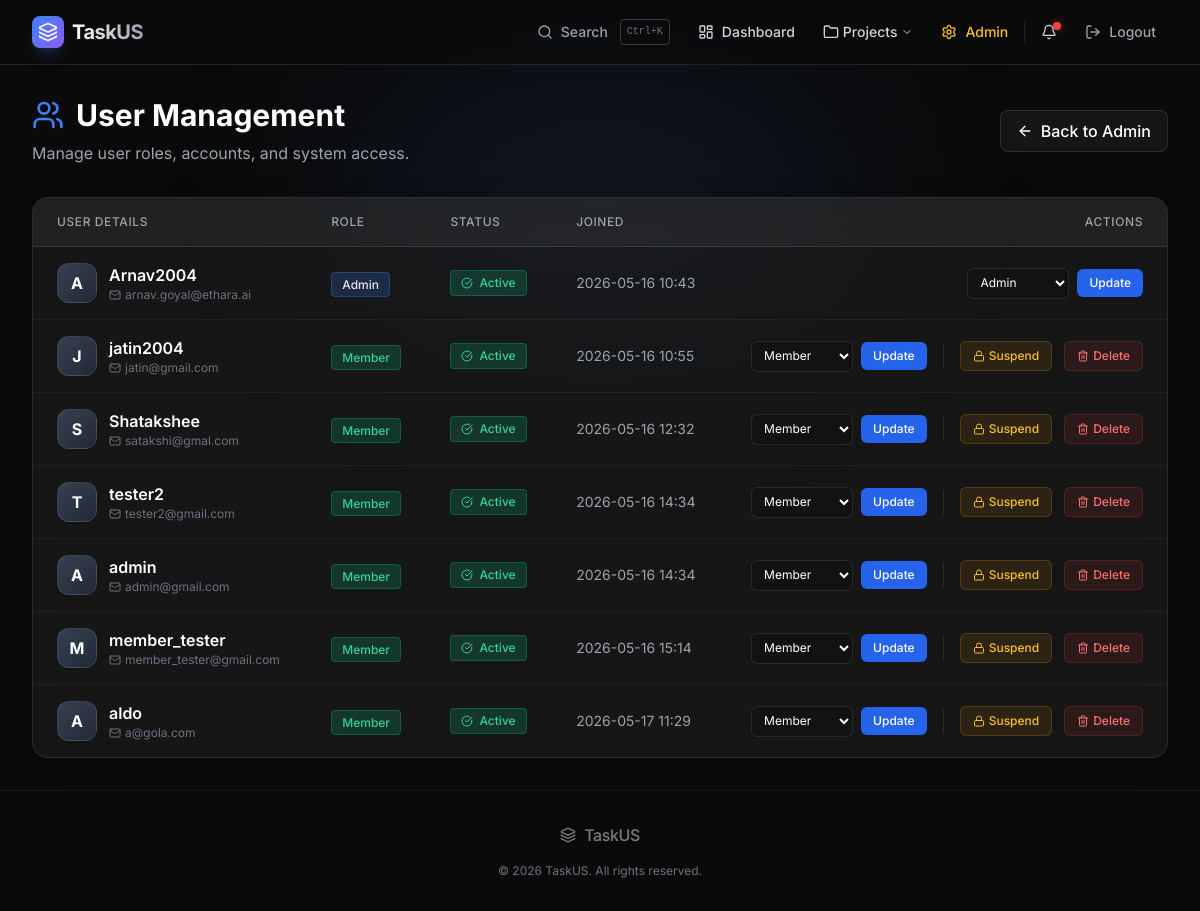
Page /admin/users (signed in) on the committed database.
### app.py (models this page shows, shortened)
class User(db.Model):
    __tablename__ = 'users'
    id = db.Column(db.Integer, primary_key=True)
    username = db.Column(db.String(80), unique=True, nullable=False)
    email = db.Column(db.String(120), unique=True, nullable=False)
    password_hash = db.Column(db.String(256), nullable=False)
    role = db.Column(db.String(16), nullable=False, default='Member')
    is_suspended = db.Column(db.Boolean, default=False)
    created_at = db.Column(db.DateTime, default=datetime.utcnow)
    created_projects = db.relationship('Project', backref='owner', lazy=True)
    tasks_created = db.relationship('Task', foreign_keys='Task.created_by_id', backref='creator', lazy=True)
    membership = db.relationship('ProjectMember', backref='user', lazy=True)
    task_assignments = db.relationship('TaskAssignee', backref='user', lazy=True)

### app.py (the view)
    def wrapped(*args, **kwargs):
        user = current_user()
        if not user or user.role != 'Admin':
            flash('Admin access required.', 'error')
            return redirect(url_for('dashboard'))
        return view(*args, **kwargs)

### app.py (called while the page is built)
def current_user():
    user_id = session.get('user_id')
    if not user_id:
        return None
    return User.query.get(user_id)

@app.context_processor
def inject_global_data():
    user = current_user()
    if user:
        unread_notifications = Notification.query.filter_by(user_id=user.id, is_read=False).order_by(Notification.created_at.desc()).all()
        if user.role == 'Admin':
            all_projects = Project.query.order_by(Project.name).all()
        else:
            all_projects = Project.query.join(ProjectMember).filter(ProjectMember.user_id == user.id).order_by(Project.name).all()
        return dict(unread_notifications=unread_notifications, global_projects=all_projects)
    return dict(unread_notifications=[], global_projects=[])

def admin_required(view):
    def wrapped(*args, **kwargs):
        user = current_user()
        if not user or user.role != 'Admin':
            flash('Admin access required.', 'error')
            return redirect(url_for('dashboard'))
        return view(*args, **kwargs)
    wrapped.__name__ = view.__name__
    return wrapped

@app.after_request
def add_header(response):
    if 'user_id' not in session:
        response.headers['Cache-Control'] = 'no-store, no-cache, must-revalidate, post-check=0, pre-check=0, max-age=0'
        response.headers['Pragma'] = 'no-cache'
        response.headers['Expires'] = '-1'
    return response

@app.route('/admin/users', methods=['GET'])
@admin_required
def admin_users():
    users = User.query.all()
    return render_template('admin_users.html', users=users)

@app.context_processor
def utility_processor():
    return {'current_user': current_user, 'format_overdue': format_overdue}

### templates/admin_users.html (shortened to what this page needs)
{% extends 'base.html' %}
{% block content %}
<div class="mb-8 flex flex-col sm:flex-row sm:items-center justify-between gap-4">
    <div>
        <h1 class="text-3xl font-bold text-white flex items-center gap-3">
            <i data-lucide="users" class="w-8 h-8 text-brand-500"></i>
            User Management
        </h1>
        <p class="mt-2 text-gray-400">Manage user roles, accounts, and system access.</p>
    </div>
    <a href="{{ url_for('admin_dashboard') }}" class="inline-flex items-center px-4 py-2 bg-white/5 hover:bg-white/10 border border-white/10 text-white rounded-lg font-medium transition-all duration-200 backdrop-blur-sm">
        <i data-lucide="arrow-left" class="w-4 h-4 mr-2"></i>
        Back to Admin
    </a>
</div>
<div class="glass-card rounded-2xl border border-white/10 overflow-hidden">
    {% if users %}
        <div class="overflow-x-auto">
            <table class="w-full text-left border-collapse min-w-[900px]">
                <thead>
                    <tr class="bg-white/5 border-b border-white/10 text-xs text-gray-400 uppercase tracking-wider">
                        <th class="py-4 px-6 font-medium">User Details</th>
                        <th class="py-4 px-6 font-medium">Role</th>
                        <th class="py-4 px-6 font-medium">Status</th>
                        <th class="py-4 px-6 font-medium">Joined</th>
                        <th class="py-4 px-6 font-medium text-right">Actions</th>
                    </tr>
                </thead>
                <tbody class="divide-y divide-white/5">
                    {% for user in users %}
                        <tr class="hover:bg-white/5 transition-colors">
                            <td class="py-4 px-6">
                                <div class="flex items-center gap-3">
                                    <div class="w-10 h-10 rounded-xl bg-gradient-to-br from-gray-700 to-gray-800 flex items-center justify-center text-white font-bold border border-white/10 shadow-sm">{{ user.username[0] | upper }}</div>
                                    <div class="flex flex-col">
                                        <span class="text-white font-semibold">{{ user.username }}</span>
                                        <span class="text-xs text-gray-500 flex items-center gap-1"><i data-lucide="mail" class="w-3 h-3"></i> {{ user.email }}</span>
                                    </div>
                                </div>
                            </td>
                            <td class="py-4 px-6">
                                {% if user.role == 'Admin' %}
                                    <span class="px-2.5 py-1 rounded text-xs font-medium bg-brand-500/20 text-brand-400 border border-brand-500/30">Admin</span>
                                {% else %}
                                    <span class="px-2.5 py-1 rounded text-xs font-medium bg-emerald-500/20 text-emerald-400 border border-emerald-500/30">Member</span>
                                {% endif %}
                            </td>
                            <td class="py-4 px-6">
                                {% if user.is_suspended %}
                                    <span class="inline-flex items-center gap-1.5 px-2.5 py-1 rounded text-xs font-medium bg-amber-500/20 text-amber-400 border border-amber-500/30"><i data-lucide="lock" class="w-3 h-3"></i> Suspended</span>
                                {% else %}
                                    <span class="inline-flex items-center gap-1.5 px-2.5 py-1 rounded text-xs font-medium bg-emerald-500/20 text-emerald-400 border border-emerald-500/30"><i data-lucide="check-circle" class="w-3 h-3"></i> Active</span>
                                {% endif %}
                            </td>
                            <td class="py-4 px-6 text-sm text-gray-400">
                                {{ user.created_at.strftime('%Y-%m-%d %H:%M') }}
                            </td>
                            <td class="py-4 px-6">
                                <div class="flex items-center justify-end gap-3 flex-wrap">
                                    <form method="POST" action="{{ url_for('update_user_role', user_id=user.id) }}" class="flex items-center gap-2 m-0">
                                        <select name="role" class="glow-input text-xs py-1.5 pl-2 pr-6 rounded-md border border-white/10 bg-dark-800 text-white cursor-pointer focus:ring-1 focus:ring-brand-500">
                                            <option value="Member" {% if user.role == 'Member' %}selected{% endif %}>Member</option>
                                            <option value="Admin" {% if user.role == 'Admin' %}selected{% endif %}>Admin</option>
                                        </select>
                                        <button type="submit" class="px-3 py-1.5 bg-brand-600 hover:bg-brand-500 text-white rounded-md text-xs font-medium transition-colors shadow-sm">
                                            Update
                                        </button>
                                    </form>
                                    {% if user.id != current_user().id %}
                                        {% if user.is_suspended %}
                                            <form method="POST" action="{{ url_for('unsuspend_user', user_id=user.id) }}" class="m-0">
                                                <input type="hidden" name="csrf_token" value="{{ csrf_token() }}"/>
                                                <button type="submit" class="inline-flex items-center px-3 py-1.5 bg-emerald-500/10 hover:bg-emerald-500/20 text-emerald-400 border border-emerald-500/20 rounded-md text-xs font-medium transition-colors">
                                                    <i data-lucide="unlock" class="w-3 h-3 mr-1"></i> Reactivate
                                                </button>
                                            </form>
                                        {% else %}
                                            <form method="POST" action="{{ url_for('suspend_user', user_id=user.id) }}" class="m-0" onsubmit="return confirm('Suspend this user account?');">
                                                <button type="submit" class="inline-flex items-center px-3 py-1.5 bg-amber-500/10 hover:bg-amber-500/20 text-amber-400 border border-amber-500/20 rounded-md text-xs font-medium transition-colors">
                                                    <i data-lucide="lock" class="w-3 h-3 mr-1"></i> Suspend
                                                </button>
                                            </form>
                                        {% endif %}
                                        <form method="POST" action="{{ url_for('delete_user', user_id=user.id) }}" class="m-0" onsubmit="return confirm('Are you sure you want to permanently delete this user?');">
                                            <button type="submit" class="inline-flex items-center px-3 py-1.5 bg-red-500/10 hover:bg-red-500/20 text-red-400 border border-red-500/20 rounded-md text-xs font-medium transition-colors">
                                                <i data-lucide="trash-2" class="w-3 h-3 mr-1"></i> Delete
                                            </button>
                                        </form>
                                    {% endif %}
                                </div>
                            </td>
                        </tr>
                    {% endfor %}
                </tbody>
            </table>
        </div>
    {% else %}
        <div class="p-12 text-center">
            <i data-lucide="users" class="w-16 h-16 text-gray-600 mx-auto mb-4"></i>
            <h3 class="text-lg font-medium text-white mb-2">No users found</h3>
            <p class="text-gray-400">There are currently no other users in the system.</p>
        </div>
    {% endif %}
</div>
{% endblock %}

### static/styles.css (style rules this page uses)
body { -webkit-font-smoothing: antialiased; -moz-osx-font-smoothing: grayscale; }
.glass-card { background: rgba(30, 30, 30, 0.6); backdrop-filter: blur(16px); -webkit-backdrop-filter: blur(16px); border: 1px solid rgba(255, 255, 255, 0.05); box-shadow: 0 4px 24px -1px rgba(0, 0, 0, 0.2); transition: all 0.3s ease; }
.glow-input { background: rgba(0, 0, 0, 0.2); border: 1px solid rgba(255, 255, 255, 0.1); transition: all 0.3s ease; color: white; }

### rows in the picture
User: username "A", username "Arnav2004", email "arnav.goyal@ethara.ai", shows "Admin", is_suspended False (drawn), created_at "2026-05-16 10:43", role "Admin"
User: username "J", username "jatin2004", email "jatin@gmail.com", shows "Member", is_suspended False (drawn), created_at "2026-05-16 10:55", role "Member"
User: username "S", username "Shatakshee", email "satakshi@gmal.com", shows "Member", is_suspended False (drawn), created_at "2026-05-16 12:32", role "Member"
User: username "T", username "tester2", email "tester2@gmail.com", shows "Member", is_suspended False (drawn), created_at "2026-05-16 14:34", role "Member"
User: username "A", username "admin", email "admin@gmail.com", shows "Member", is_suspended False (drawn), created_at "2026-05-16 14:34", role "Member"
User: username "M", username "member_tester", email "member_tester@gmail.com", shows "Member", is_suspended False (drawn), created_at "2026-05-16 15:14", role "Member"
User: username "A", username "aldo", email "a@gola.com", shows "Member", is_suspended False (drawn), created_at "2026-05-17 11:29", role "Member"
